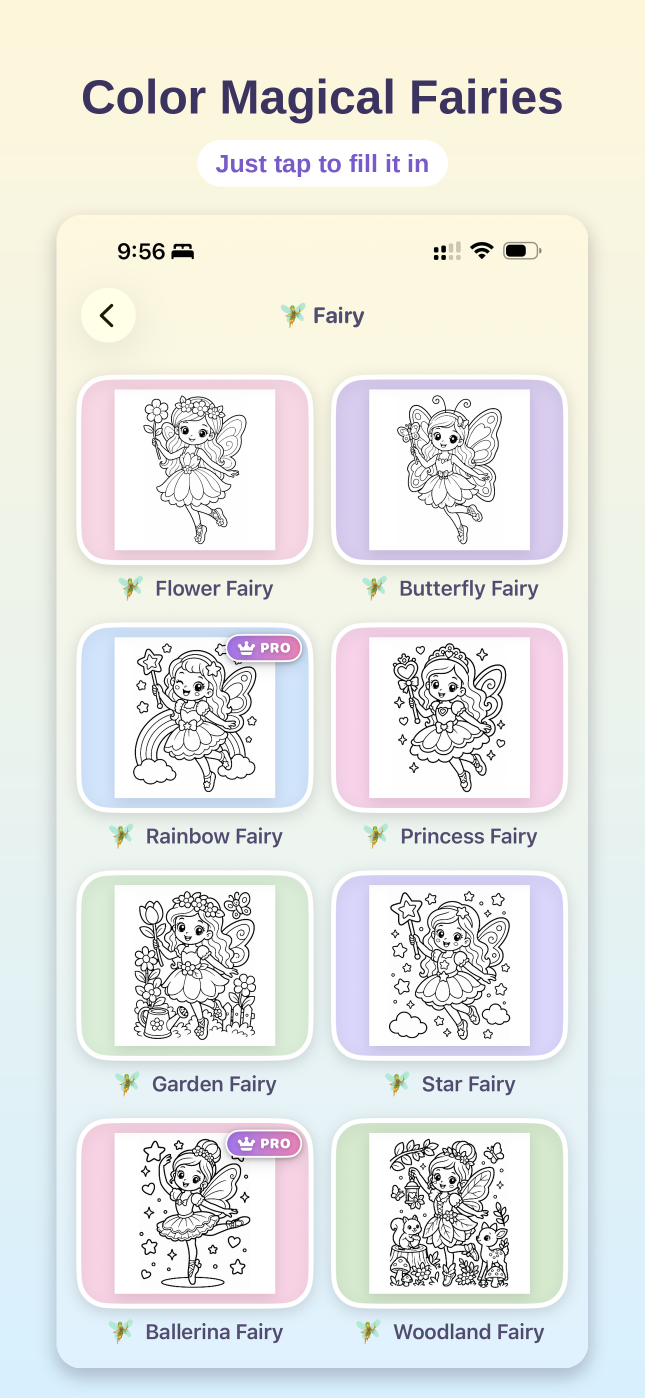
#> input picture marketing/iphone_cap_fairy.png, 1290 x 2796 px (shown at 1/2 size)
$ python -i make_more_screenshots.py   (imports and definitions only)
#> lines starting #> are read from the running program, lines starting #| are printed output that depends on the picture
import os, random, math
from collections import deque
from PIL import Image, ImageDraw, ImageFont, ImageFilter

ROOT="/home/user/colouring-app-for-kids/ColoringFun/ColoringFun/Assets.xcassets"
OUTDIR="/home/user/colouring-app-for-kids/marketing"
FONT="/usr/share/fonts/truetype/liberation/LiberationSans-Bold.ttf"
W,H=1290,2796
TOP,BOT=(255,247,219),(216,240,255)
INK=(60,52,96); PURP=(120,90,200)
PAL=[(255,138,128),(255,193,77),(129,212,250),(149,117,205),(244,143,177),
     (165,214,167),(255,171,145),(179,229,252),(206,147,216),(255,205,210),
     (178,235,242),(255,224,130),(197,225,165),(248,187,208),(128,222,234)]
TINTS=[(255,219,199),(204,230,255),(255,217,235),(255,222,168),(205,234,205),
       (228,216,250),(214,222,255),(255,214,204),(214,238,228),(245,221,238)]
def font(s): return ImageFont.truetype(FONT,s)
def asset(n):
    p=os.path.join(ROOT,f"{n}.imageset",f"{n}.png"); return p if os.path.exists(p) else None
def flat(path,maxw):
    im=Image.open(path).convert("RGBA"); s=maxw/im.width
    im=im.resize((maxw,max(1,int(im.height*s))))
    w=Image.new("RGBA",im.size,(255,255,255,255)); w.alpha_composite(im); return w.convert("RGB")
def colorize(path,maxw=420,seed=7):
    im=flat(path,maxw); Wd,Hd=im.size; data=list(im.getdata()); n=Wd*Hd
    wall=[(0.299*r+0.587*g+0.114*b)<140 for (r,g,b) in data]
    bg=[False]*n; dq=deque()
    for x in range(Wd):
        for yy in (0,Hd-1):
            i=yy*Wd+x
            if not wall[i] and not bg[i]: bg[i]=True; dq.append(i)
    for y in range(Hd):
        for xx in (0,Wd-1):
            i=y*Wd+xx
            if not wall[i] and not bg[i]: bg[i]=True; dq.append(i)
    while dq:
        i=dq.popleft(); x=i%Wd; y=i//Wd
        for nx,ny in ((x-1,y),(x+1,y),(x,y-1),(x,y+1)):
            if 0<=nx<Wd and 0<=ny<Hd:
                j=ny*Wd+nx
                if not wall[j] and not bg[j]: bg[j]=True; dq.append(j)
    rng=random.Random(seed); out=[None]*n; vis=[False]*n
    for st in range(n):
        if wall[st] or bg[st] or vis[st]: continue
        col=PAL[rng.randrange(len(PAL))]; dq=deque([st]); vis[st]=True; reg=[st]
        while dq:
            i=dq.popleft(); x=i%Wd; y=i//Wd
            for nx,ny in ((x-1,y),(x+1,y),(x,y-1),(x,y+1)):
                if 0<=nx<Wd and 0<=ny<Hd:
                    j=ny*Wd+nx
                    if not wall[j] and not bg[j] and not vis[j]: vis[j]=True; dq.append(j); reg.append(j)
        for i in reg: out[i]=col
    res=[(45,42,55) if wall[i] else ((255,255,255) if bg[i] else out[i]) for i in range(n)]
    img=Image.new("RGB",(Wd,Hd)); img.putdata(res); return img

def sparkle_overlay(img, seed=1):
    img=img.convert("RGB"); Wd,Hd=img.size; px=img.load()
    pts=[]
    for y in range(0,Hd,3):
        for x in range(0,Wd,3):
            r,g,b=px[x,y]
            if not (r>238 and g>238 and b>238): pts.append((x,y))
    if not pts: return img
    rng=random.Random(seed*7+1)
    ov=Image.new("RGBA",(Wd,Hd),(0,0,0,0)); d=ImageDraw.Draw(ov)
    scol=[(255,255,255),(255,245,170),(255,210,240),(200,235,255)]
    n=min(int(Wd*Hd/1700)+14, 240)
    def star(cx,cy,r,col):
        p=[]
        for k in range(8):
            rr=r if k%2==0 else r*0.4; a=math.pi/4*k-math.pi/2
            p.append((cx+rr*math.cos(a),cy+rr*math.sin(a)))
        d.polygon(p,fill=col)
    for _ in range(n):
        cx,cy=rng.choice(pts); r=rng.uniform(3,9)
        if rng.random()<0.55: star(cx,cy,r,rng.choice(scol))
        else: d.ellipse([cx-2,cy-2,cx+2,cy+2],fill=(255,255,255,235))
    img=img.convert("RGBA"); img.alpha_composite(ov); return img.convert("RGB")
def glit(path,maxw=420,seed=7):
    return sparkle_overlay(colorize(path,maxw,seed),seed)

def grad():
    g=Image.new("RGB",(W,H)); d=ImageDraw.Draw(g)
    for y in range(H):
        t=y/(H-1); d.line([(0,y),(W,y)],fill=tuple(int(TOP[i]*(1-t)+BOT[i]*t) for i in range(3)))
    return g.convert("RGBA")
def rmask(sz,r):
    m=Image.new("L",sz,0); ImageDraw.Draw(m).rounded_rectangle([0,0,sz[0],sz[1]],r,fill=255); return m
def fit(dr,txt,maxw,start):
    s=start
    while s>38:
        if dr.textbbox((0,0),txt,font=font(s))[2]<=maxw: return font(s)
        s-=4
    return font(38)
def center(dr,y,txt,f,fill):
    w=dr.textbbox((0,0),txt,font=f)[2]; dr.text(((W-w)//2,y),txt,font=f,fill=fill)
def pill(dr,y,txt,f,fill,bgc=(255,255,255,235)):
    w=dr.textbbox((0,0),txt,font=f)[2]; x=(W-w)//2-36
    dr.rounded_rectangle([x,y,x+w+72,y+f.size+38],46,fill=bgc); dr.text(((W-w)//2,y+18),txt,font=f,fill=fill)
def card(bg,x,y,cw,ch,tint,pimg,label=""):
    sh=Image.new("RGBA",(W,H),(0,0,0,0)); ImageDraw.Draw(sh).rounded_rectangle([x,y+12,x+cw,y+ch+12],46,fill=(60,40,90,55))
    bg.alpha_composite(sh.filter(ImageFilter.GaussianBlur(8)))
    ci=Image.new("RGBA",(cw,ch),(0,0,0,0)); cd=ImageDraw.Draw(ci); cd.rounded_rectangle([0,0,cw,ch],46,fill=tint+(255,))
    pad=22; s=min((cw-2*pad)/pimg.width,(ch-2*pad)/pimg.height); nw,nh=int(pimg.width*s),int(pimg.height*s)
    im=pimg.resize((nw,nh)).convert("RGBA"); im.putalpha(rmask((nw,nh),26)); ci.alpha_composite(im,((cw-nw)//2,(ch-nh)//2))
    cd.rounded_rectangle([4,4,cw-4,ch-4],44,outline=(255,255,255,255),width=9); bg.alpha_composite(ci,(x,y))
    if label:
        dr=ImageDraw.Draw(bg); lf=font(44); lw=dr.textbbox((0,0),label,font=lf)[2]; dr.text((x+(cw-lw)//2,y+ch+8),label,font=lf,fill=INK)

# ===== A: Before -> After =====
bg=grad(); dr=ImageDraw.Draw(bg)
#> in grad, `g = Image.new('RGB', (W, H))`: g: PIL image 1290x2796 RGB; every value is 0
#> in grad, `return g.convert("RGBA")`:
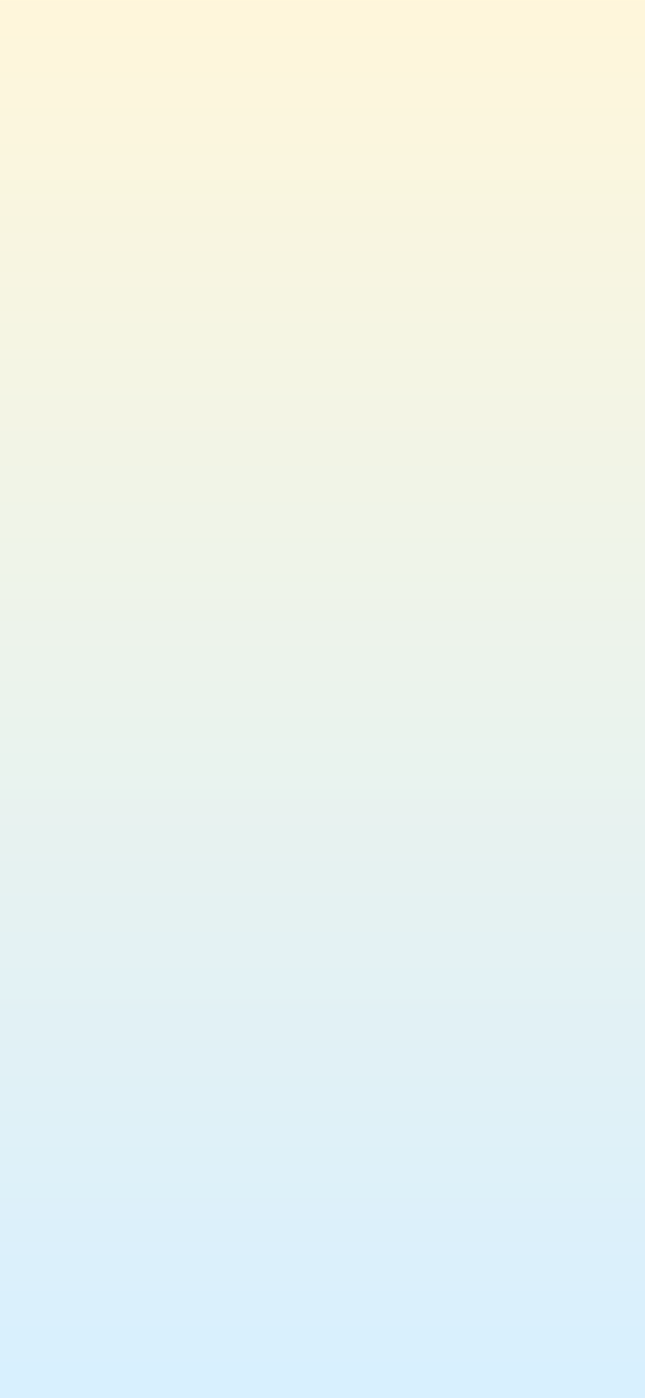
#> returned value: PIL image 1290x2796 RGBA (shown at 1/2 size); mean R, G, B, A 235, 243, 236.5, 255
# [2 lines not run here, left out]
cw=560; y0=470
# [2 lines not run here, left out]
ax=W//2; ay=y0+cw//2
# [1 line not run here, left out]
var=[a for a in ["princess_golden","fairy_butterfly","car_race","lion","trex","bird_peacock"] if asset(a)][:6]
sw=385; gp=46; mx=(W-3*sw-2*gp)//2; sy=1200
# [4 lines not run here, left out]

# ===== B: 100+ collage =====
bg=grad(); dr=ImageDraw.Draw(bg)
# [2 lines not run here, left out]
items=["princess_golden","fairy_butterfly","unicorn_galaxy","lion","trex","bird_peacock",
       "car_police","princess_snow","unicorn_crystal","elephant","bird_flamingo","fairy_garden"]
items=[a for a in items if asset(a)][:12]
cols=3; mx=50; gp=34; cw=(W-2*mx-gp*(cols-1))//cols; ch=cw; sy=430
# [5 lines not run here, left out]

# ===== C: Features =====
bg=grad(); dr=ImageDraw.Draw(bg)
# [1 line not run here, left out]
# [1 line that did not run here, left out]
#> `hw=800; hh=int(hero.height*hw/hero.width); x=(W-hw)//2; y=360`: hw = 800
#> `hw=800; hh=int(hero.height*hw/hero.width); x=(W-hw)//2; y=360`: x = 245
#> `sh=Image.new("RGBA",(W,H),(0,0,0,0)); ImageDraw.Draw(sh).rounded_recta..`: sh: PIL image 1290x2796 RGBA; every value is 0
# [1 line that did not run here, left out]
# [5 lines not run here, left out]
feats=[("Draw your own pictures",(149,117,205)),("Glitter & Sparkle colors",(244,143,177)),
       ("Fun stickers to add",(255,171,77)),("Save & share your art",(129,200,170)),
       ("No ads - safe for kids",(120,180,240))]
# [1 line that did not run here, left out]
# [7 lines not run here, left out]

>>> result = glit('iphone_cap_fairy.png')
#> call 2 of colorize, with path = 'iphone_cap_fairy.png', maxw = 420, seed = 7
#> call 2 of flat, with path = 'iphone_cap_fairy.png', maxw = 420
#> in flat (call 2), `im=im.resize((maxw,max(1,int(im.height*s))))`:
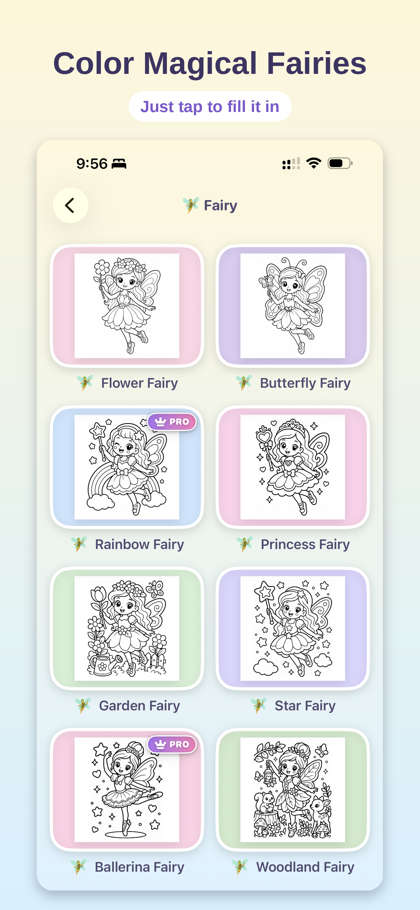
#> im: PIL image 420x910 RGBA; mean R, G, B, A 230, 231.1, 227.5, 255
#> in flat (call 2), `w = Image.new('RGBA', im.size, (255, 255, 255, 255))`: w: PIL image 420x910 RGBA; every value is 255
#> in colorize (call 2), `data = list(im.getdata())`: data = 382200 items
#> in colorize (call 2), `img = Image.new('RGB', (Wd, Hd))`: img: PIL image 420x910 RGB; every value is 0
#> in colorize (call 2), `img.putdata(res)`:
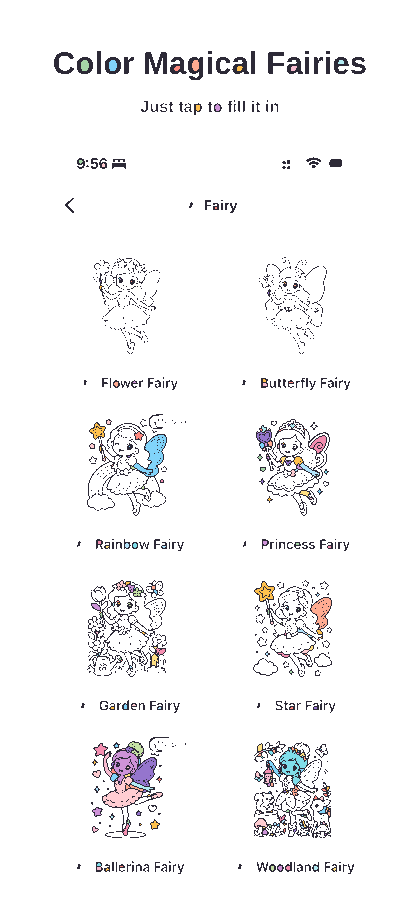
#> img: PIL image 420x910 RGB; mean R, G, B 245.6, 245.2, 245.8
#> after the loop in sparkle_overlay, `for y in range(0,Hd,3):`: pts = 2355 pairs, first value 54 to 363, second value 51 to 873
#> in sparkle_overlay, `ov = Image.new('RGBA', (Wd, Hd), (0, 0, 0, 0))`: ov: PIL image 420x910 RGBA; every value is 0
#> the loop in sparkle_overlay, `for _ in range(n):` made 238 passes
#> (cx, cy) on passes 1 to 3: (123, 795), (300, 780), (111, 468)
#> in sparkle_overlay, `img.alpha_composite(ov)`:
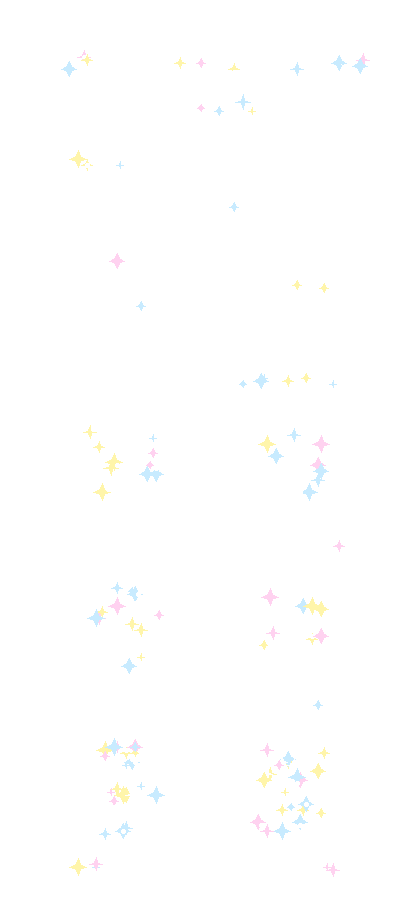
#> ov: PIL image 420x910 RGBA; mean R, G, B, A 5.7, 5.7, 5.5, 6; transparent parts drawn white
#> in sparkle_overlay, `img.alpha_composite(ov)`:
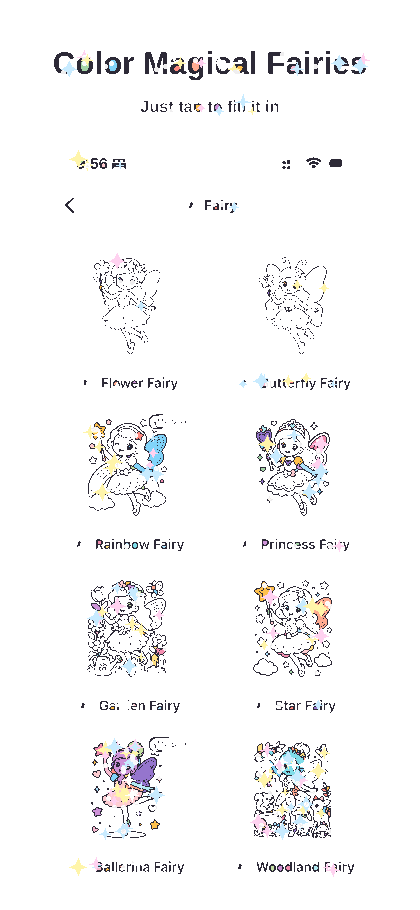
#> img: PIL image 420x910 RGBA; mean R, G, B, A 246.9, 246.6, 247.1, 255
